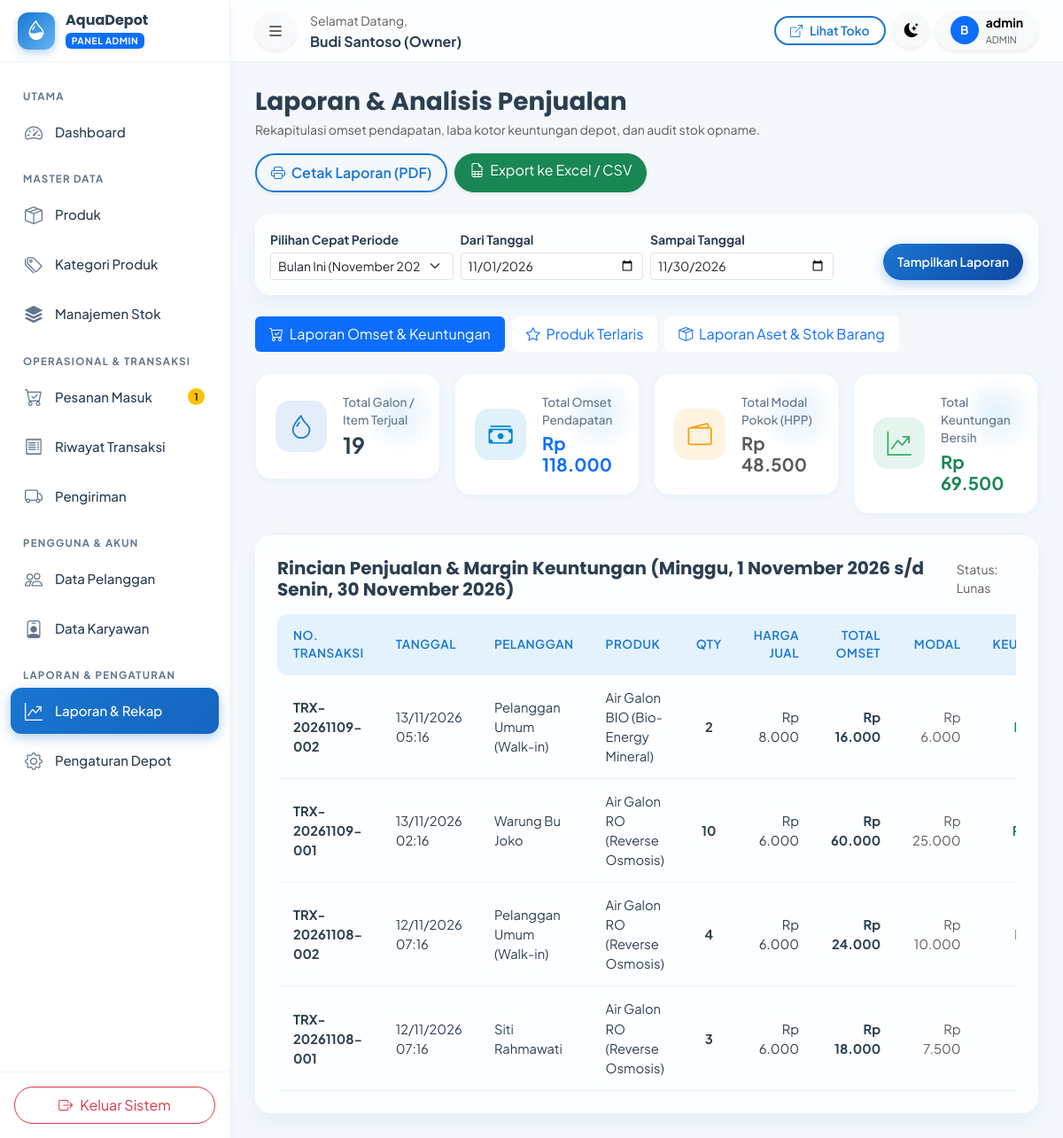
Page /admin/laporan.php (signed in) on the committed database.
### tables this page shows
CREATE TABLE `pengaturan` (
  `id` INT AUTO_INCREMENT PRIMARY KEY,
  `nama_depot` VARCHAR(100) NOT NULL DEFAULT 'AquaDepot',
  `slogan` VARCHAR(255) DEFAULT 'Air Minum Bersih, Sehat, dan Higienis untuk Keluarga Anda',
  `alamat` TEXT NOT NULL,
  `no_telepon` VARCHAR(20) DEFAULT '081234567890',
  `no_whatsapp` VARCHAR(20) DEFAULT '6281234567890',
  `email` VARCHAR(100) DEFAULT 'info@aquadepot.id',
  `jam_operasional` VARCHAR(100) DEFAULT 'Senin - Minggu: 07.00 - 20.00 WIB',
  `ongkos_kirim_default` DECIMAL(12,2) DEFAULT 3000.00,
  `rekening_bank` TEXT DEFAULT 'Bank BCA: 123-456-7890 a.n. AquaDepot\nBank Mandiri: 987-654-3210 a.n. AquaDepot',
  `maps_embed` TEXT DEFAULT '<iframe src=\"https://maps.google.com/maps?q=Jl.+Ki+Penjawi+12-10,+Sidorejo+Lor,+Kec.+Sidorejo,+Kota+Salatiga,+Jawa+Tengah+50714&t=&z=15&ie=UTF8&iwloc=&output=embed\" width=\"100%\" height=\"350\" style=\"border:0;\" allowfullscreen=\"\" loading=\"lazy\"></iframe>',
  `logo` VARCHAR(255) DEFAULT 'logo.png',
  `updated_at` DATETIME DEFAULT CURRENT_TIMESTAMP ON UPDATE CURRENT_TIMESTAMP
);

CREATE TABLE `transaksi` (
  `id` INT AUTO_INCREMENT PRIMARY KEY,
  `kode_transaksi` VARCHAR(50) NOT NULL UNIQUE,
  `pesanan_id` INT NULL,
  `pelanggan_id` INT NULL,
  `kasir_user_id` INT NOT NULL,
  `tanggal_transaksi` DATETIME NOT NULL DEFAULT CURRENT_TIMESTAMP,
  `total_item` INT NOT NULL DEFAULT 0,
  `subtotal` DECIMAL(12,2) NOT NULL,
  `diskon` DECIMAL(12,2) NOT NULL DEFAULT 0.00,
  `biaya_pengiriman` DECIMAL(12,2) NOT NULL DEFAULT 0.00,
  `total_akhir` DECIMAL(12,2) NOT NULL,
  `metode_pembayaran` ENUM('tunai', 'transfer', 'cod', 'qris') NOT NULL DEFAULT 'tunai',
  `jumlah_bayar` DECIMAL(12,2) NOT NULL,
  `kembalian` DECIMAL(12,2) NOT NULL DEFAULT 0.00,
  `status_pembayaran` ENUM('lunas', 'pending', 'batal') NOT NULL DEFAULT 'lunas',
  `catatan` TEXT NULL,
  `created_at` DATETIME DEFAULT CURRENT_TIMESTAMP,
  `updated_at` DATETIME DEFAULT CURRENT_TIMESTAMP ON UPDATE CURRENT_TIMESTAMP,
  CONSTRAINT `fk_transaksi_pesanan` FOREIGN KEY (`pesanan_id`) REFERENCES `pesanan` (`id`) ON DELETE SET NULL ON UPDATE CASCADE,
  CONSTRAINT `fk_transaksi_pelanggan` FOREIGN KEY (`pelanggan_id`) REFERENCES `pelanggan` (`id`) ON DELETE SET NULL ON UPDATE CASCADE,
  CONSTRAINT `fk_transaksi_kasir` FOREIGN KEY (`kasir_user_id`) REFERENCES `users` (`id`) ON UPDATE CASCADE
);

CREATE TABLE `pelanggan` (
  `id` INT AUTO_INCREMENT PRIMARY KEY,
  `user_id` INT NULL,
  `kode_pelanggan` VARCHAR(20) NOT NULL UNIQUE,
  `nama` VARCHAR(100) NOT NULL,
  `no_telepon` VARCHAR(20) NOT NULL,
  `alamat` TEXT NOT NULL,
  `tipe_pelanggan` ENUM('umum', 'langganan', 'bisnis') NOT NULL DEFAULT 'umum',
  `created_at` DATETIME DEFAULT CURRENT_TIMESTAMP,
  `updated_at` DATETIME DEFAULT CURRENT_TIMESTAMP ON UPDATE CURRENT_TIMESTAMP,
  CONSTRAINT `fk_pelanggan_users` FOREIGN KEY (`user_id`) REFERENCES `users` (`id`) ON DELETE SET NULL ON UPDATE CASCADE
);

CREATE TABLE `detail_transaksi` (
  `id` INT AUTO_INCREMENT PRIMARY KEY,
  `transaksi_id` INT NOT NULL,
  `produk_id` INT NOT NULL,
  `nama_produk` VARCHAR(150) NOT NULL,
  `harga_satuan` DECIMAL(12,2) NOT NULL,
  `jumlah` INT NOT NULL,
  `subtotal` DECIMAL(12,2) NOT NULL,
  CONSTRAINT `fk_detail_transaksi_transaksi` FOREIGN KEY (`transaksi_id`) REFERENCES `transaksi` (`id`) ON DELETE CASCADE ON UPDATE CASCADE,
  CONSTRAINT `fk_detail_transaksi_produk` FOREIGN KEY (`produk_id`) REFERENCES `produk` (`id`) ON UPDATE CASCADE
);

### admin/laporan.php (the view, shortened to what the rows shown need)
<?php
require_once __DIR__ . '/../config/config.php';
$db = Database::getConnection();
$tab = $_GET['tab'] ?? 'penjualan';
$periode = $_GET['periode'] ?? 'bulan_ini';
$startDate = $_GET['start_date'] ?? date('Y-m-01');
$endDate = $_GET['end_date'] ?? date('Y-m-d');
if ($periode === 'hari_ini') {
    $startDate = date('Y-m-d');
    $endDate = date('Y-m-d');
} elseif ($periode === 'minggu_ini') {
    $startDate = date('Y-m-d', strtotime('monday this week'));
    $endDate = date('Y-m-d');
} elseif ($periode === 'bulan_ini') {
    $startDate = date('Y-m-01');
    $endDate = date('Y-m-t');
} elseif ($periode === 'tahun_ini') {
    $startDate = date('Y-01-01');
    $endDate = date('Y-12-31');
}
$stmtReport = $db->prepare("
    SELECT t.id, t.kode_transaksi, t.tanggal_transaksi, t.metode_pembayaran, t.subtotal, t.diskon, t.biaya_pengiriman, t.total_akhir,
           plg.nama as nama_pelanggan,
           dt.nama_produk, dt.jumlah, dt.harga_satuan, dt.subtotal as subtotal_item,
           p.harga_modal, (p.harga_modal * dt.jumlah) as total_modal,
           (dt.subtotal - (p.harga_modal * dt.jumlah)) as keuntungan_item
    FROM transaksi t
    JOIN detail_transaksi dt ON t.id = dt.transaksi_id
    JOIN produk p ON dt.produk_id = p.id
    LEFT JOIN pelanggan plg ON t.pelanggan_id = plg.id
    WHERE DATE(t.tanggal_transaksi) BETWEEN ? AND ? AND t.status_pembayaran = 'lunas'
    ORDER BY t.tanggal_transaksi DESC
");
$stmtReport->execute([$startDate, $endDate]);
$reportRows = $stmtReport->fetchAll();
?>
<!DOCTYPE html>
<html lang="id" data-bs-theme="light">
<head>
    <link href="https://cdn.jsdelivr.net/npm/bootstrap@5.3.3/dist/css/bootstrap.min.css" rel="stylesheet">
    <link rel="stylesheet" href="https://cdn.jsdelivr.net/npm/bootstrap-icons@1.11.3/font/bootstrap-icons.min.css">
    <link rel="stylesheet" href="https://cdn.jsdelivr.net/npm/sweetalert2@11/dist/sweetalert2.min.css">
    <link rel="stylesheet" href="<?= asset('css/style.css') ?>">
</head>
<body data-base-url="<?= base_url() ?>">
<div class="app-wrapper">
    <?php require_once __DIR__ . '/../includes/sidebar_admin.php'; ?>
    <div class="app-main">
        <div class="app-content">
            <div class="glass-card p-4">
                <div class="table-responsive">
                    <?php if ($tab === 'penjualan'): ?>
                        <table class="table-modern small">
                            <thead>
                                <tr>
                                    <th>No. Transaksi</th>
                                    <th>Tanggal</th>
                                    <th>Pelanggan</th>
                                    <th>Produk</th>
                                    <th class="text-center">Qty</th>
                                    <th class="text-end">Harga Jual</th>
                                    <th class="text-end">Total Omset</th>
                                    <th class="text-end">Modal</th>
                                    <th class="text-end">Keuntungan</th>
                                </tr>
                            </thead>
                            <tbody>
                                <?php if (!empty($reportRows)): ?>
                                    <?php foreach ($reportRows as $row): ?>
                                        <tr>
                                            <td class="fw-bold"><?= htmlspecialchars($row['kode_transaksi']) ?></td>
                                            <td><?= date('d/m/Y H:i', strtotime($row['tanggal_transaksi'])) ?></td>
                                            <td><?= htmlspecialchars($row['nama_pelanggan'] ?: 'Walk-In') ?></td>
                                            <td><?= htmlspecialchars($row['nama_produk']) ?></td>
                                            <td class="text-center fw-bold"><?= $row['jumlah'] ?></td>
                                            <td class="text-end"><?= format_rupiah($row['harga_satuan']) ?></td>
                                            <td class="text-end fw-bold"><?= format_rupiah($row['subtotal_item']) ?></td>
                                            <td class="text-end text-muted"><?= format_rupiah($row['total_modal']) ?></td>
                                            <td class="text-end fw-bold text-success"><?= format_rupiah($row['keuntungan_item']) ?></td>
                                        </tr>
                                    <?php endforeach; ?>
                                <?php else: ?>
                                    <tr><td colspan="9" class="text-center text-muted py-4">Tidak ada data transaksi pada rentang periode ini.</td></tr>
                                <?php endif; ?>
                            </tbody>
                        </table>
                    <?php endif; ?>
                </div>
            </div>
        </div>
    </div>
</div>
</body>
</html>

### includes/sidebar_admin.php (shortened to what the rows shown need)
<?php
require_once __DIR__ . '/../config/config.php';
$pengaturan = get_pengaturan();
?>
<aside class="app-sidebar">
    <div class="sidebar-brand">
        <div class="overflow-hidden">
            <h6 class="mb-0 fw-bold text-truncate"><?= htmlspecialchars($pengaturan['nama_depot']) ?></h6>
            <span class="badge bg-primary text-uppercase" style="font-size: 0.65rem; letter-spacing: 0.5px;">Panel Admin</span>
        </div>
    </div>
</aside>

### rows in the picture
pengaturan: nama_depot "AquaDepot"
transaksi: kode_transaksi "TRX-20261109-002", tanggal_transaksi "13/11/2026 05:16", pelanggan.nama "Pelanggan Umum (Walk-in)", detail_transaksi.nama_produk "Air Galon BIO (Bio-Energy Mineral)", detail_transaksi.jumlah "2", detail_transaksi.harga_satuan "Rp 8.000", detail_transaksi.subtotal "Rp 16.000", total_modal "Rp 6.000"
transaksi: kode_transaksi "TRX-20261109-001", tanggal_transaksi "13/11/2026 02:16", pelanggan.nama "Warung Bu Joko", detail_transaksi.nama_produk "Air Galon RO (Reverse Osmosis)", detail_transaksi.jumlah "10", detail_transaksi.harga_satuan "Rp 6.000", detail_transaksi.subtotal "Rp 60.000", total_modal "Rp 25.000"
transaksi: kode_transaksi "TRX-20261108-002", tanggal_transaksi "12/11/2026 07:16", pelanggan.nama "Pelanggan Umum (Walk-in)", detail_transaksi.nama_produk "Air Galon RO (Reverse Osmosis)", detail_transaksi.jumlah "4", detail_transaksi.harga_satuan "Rp 6.000", detail_transaksi.subtotal "Rp 24.000", total_modal "Rp 10.000"
transaksi: kode_transaksi "TRX-20261108-001", tanggal_transaksi "12/11/2026 07:16", pelanggan.nama "Siti Rahmawati", detail_transaksi.nama_produk "Air Galon RO (Reverse Osmosis)", detail_transaksi.jumlah "3", detail_transaksi.harga_satuan "Rp 6.000", detail_transaksi.subtotal "Rp 18.000", total_modal "Rp 7.500"

### other values in the picture
$pendingOrdersCount "1"
$user['nama_lengkap'] "Budi Santoso (Owner)"
substr($user['nama_lengkap'] ?? 'U', 0, 1) "B"
$user['username'] "admin"
$user['role_name'] "ADMIN"
$grandTotalQty "19"
format_rupiah($grandTotalOmset) "Rp 118.000"
format_rupiah($grandTotalModal) "Rp 48.500"
format_rupiah($grandTotalLaba) "Rp 69.500"
